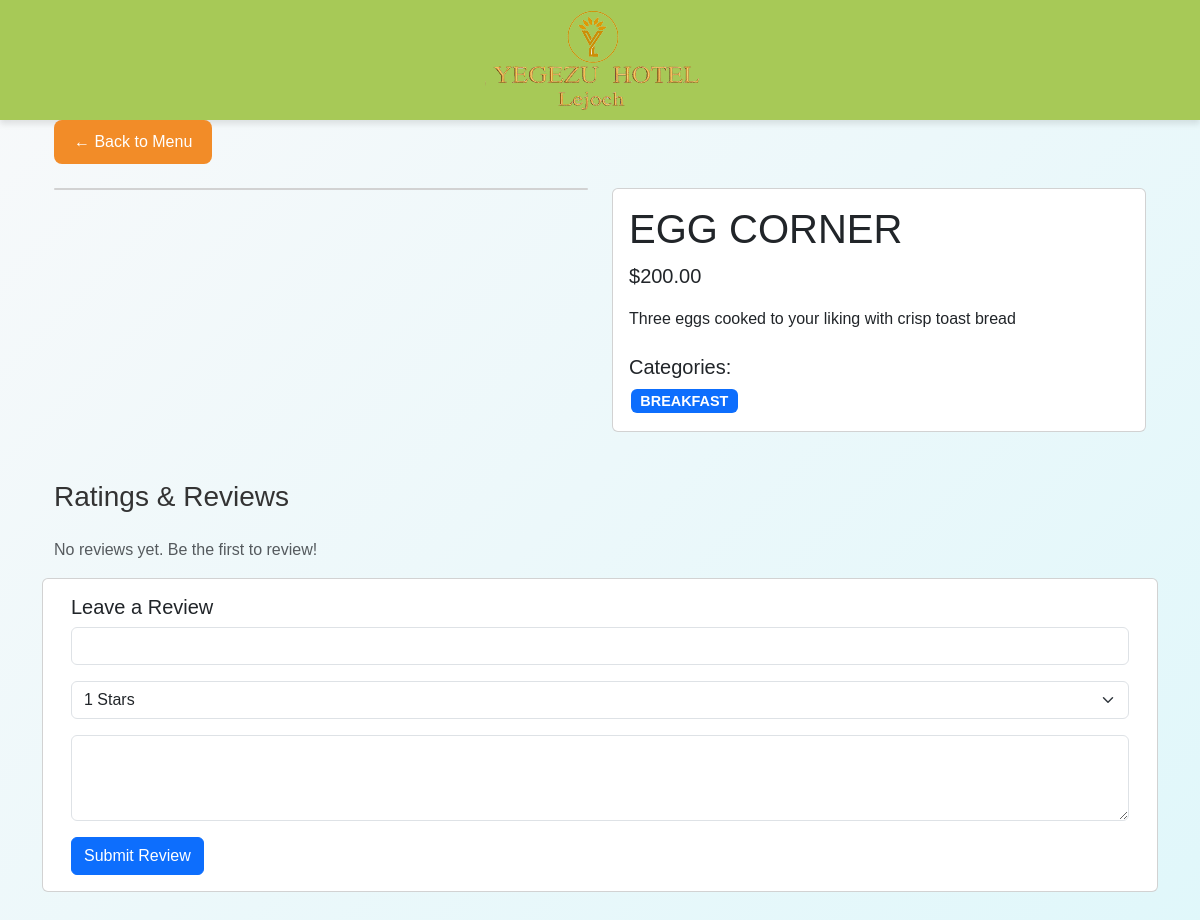
The app's page /item/3/ with its own data.
### menu/models.py (models this page shows, shortened)
class MenuItem(models.Model):
    name = models.CharField(max_length=100)
    description = models.TextField()
    price = models.DecimalField(max_digits=10, decimal_places=2)
    categories = models.ManyToManyField(Category)
    tags = models.ManyToManyField(Tag, blank=True)
    image = models.ImageField(upload_to='menu_images/', blank=True)
    is_active = models.BooleanField(default=True)
    created_at = models.DateTimeField(auto_now_add=True)
    tags = models.ManyToManyField(Tag, blank=True)

class Category(models.Model):
    name = models.CharField(max_length=100)
    main_category = models.ForeignKey(MainCategory, on_delete=models.CASCADE)
    description = models.TextField(blank=True)

### menu/views.py (the view)
# urls.py: path('item/<int:item_id>/', views.menu_item_detail, name='menu_item_detail'),
def menu_item_detail(request, item_id):
    item = get_object_or_404(MenuItem, id=item_id)
    ratings = Rating.objects.filter(menu_item=item)
    if request.method == 'POST':
        form = RatingForm(request.POST)
        if form.is_valid():
            Rating.objects.create(
                menu_item=item,
                stars=form.cleaned_data['stars'],
                comment=form.cleaned_data['comment'],
                guest_name=form.cleaned_data['guest_name']
            )
    else:
        form = RatingForm()
    context = {
        'item': item,
        'ratings': ratings,
        'form': form
    }
    return render(request, 'menu/detail.html', context)

### menu/forms.py
class RatingForm(forms.Form):
    guest_name = forms.CharField(
        label="Your Name",
        widget=forms.TextInput(attrs={'class': 'form-control'})
    )
    stars = forms.ChoiceField(
        label="Rating",
        choices=[(i, f"{i} Stars") for i in range(1, 6)],
        widget=forms.Select(attrs={'class': 'form-select'})
    )
    comment = forms.CharField(
        label="Comment",
        widget=forms.Textarea(attrs={'class': 'form-control', 'rows': 3}),
        required=False
    )

### menu/templates/menu/detail.html (shortened to what this page needs)
{% extends 'menu/base.html' %}
{% block content %}
<div class="container">
    <div class="mb-4">
        <a href="{% url 'menu' %}" class="btn btn-secondary">← Back to Menu</a>
    </div>
    <div class="row g-4">
        <div class="col-md-6">
            <div class="card">
            </div>
        </div>
        <div class="col-md-6">
            <div class="card h-100">
                <div class="card-body">
                    <h1 class="card-title">{{ item.name }}</h1>
                    <p class="lead">${{ item.price }}</p>
                    <p class="card-text">{{ item.description }}</p>
                    <div class="mt-4">
                        <h5>Categories:</h5>
                        {% for category in item.categories.all %}
                        <span class="badge bg-primary">{{ category.name }}</span>
                        {% endfor %}
                    </div>
                </div>
            </div>
        </div>
    </div>
    <div class="row mt-5">
        <div class="col-md-12">
            <h3 class="mb-4">Ratings & Reviews</h3>
            {% for rating in ratings %}
            <div class="card mb-3">
                <div class="card-body">
                    <div class="d-flex justify-content-between align-items-center mb-2">
                        <h5 class="card-title">{{ rating.guest_name }}</h5>
                        <div class="text-warning">
                            {% for _ in "12345" %}
                            {% if forloop.counter <= rating.stars %}★{% else %}☆{% endif %}
                            {% endfor %}
                        </div>
                    </div>
                    <p class="card-text">{{ rating.comment }}</p>
                    <small class="text-muted">{{ rating.created_at|date:"F j, Y" }}</small>
                </div>
            </div>
            {% empty %}
            <p class="text-muted">No reviews yet. Be the first to review!</p>
            {% endfor %}
        </div>
            <div class="card mb-5">
                <div class="card-body">
                    <h5 class="card-title">Leave a Review</h5>
                    <form method="post">
                        <div class="mb-3">
                            {{ form.guest_name }}
                        </div>
                        <div class="mb-3">
                            {{ form.stars }}
                        </div>
                        <div class="mb-3">
                            {{ form.comment }}
                        </div>
                        <button type="submit" class="btn btn-primary">Submit Review</button>
                    </form>
                </div>
            </div>
    </div>
</div>
{% endblock %}

### menu/static/menu/css/styles.css (style rules this page uses)
body { background: linear-gradient(135deg, #f8f9fa, #e0f7fa); font-family: 'Poppins', sans-serif; color: #333; margin: 0; padding: 0; }
.card.h-100 { display: flex; flex-direction: column; justify-content: space-between; }
.badge { font-size: 0.9em; margin: 2px; }
.btn-secondary { background-color: #f28c28; color: white; border: none; padding: 10px 20px; border-radius: 8px; font-size: 16px; cursor: pointer; transition: background-color 0.3s; }

### records on screen
MenuItem: name "EGG CORNER", price "200.00", description "Three eggs cooked to your liking with crisp toast bread"
Category: name "BREAKFAST"
